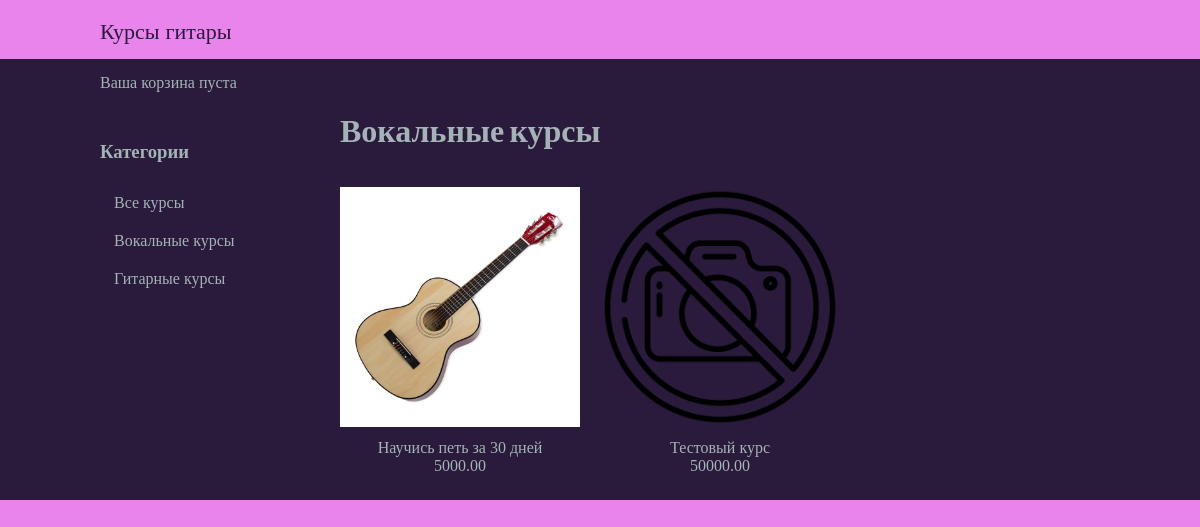
Page /vokalnye-kursy/ on the committed database.
### cources/models.py (models this page shows, shortened)
class Category(models.Model):
    name = models.CharField(max_length=200)
    slug = models.SlugField(max_length=200)
    class Meta:
        ordering = ('name',)
        verbose_name = 'category'
        verbose_name_plural = 'categories'
    def get_absolute_url(self):
        return reverse('cources:course_list_by_category',
                       args=[self.slug])

class Course(models.Model):
    category = models.ForeignKey(Category, related_name='cources', on_delete=models.CASCADE, blank=True)
    name = models.CharField(max_length=250)
    slug = models.SlugField(max_length=200)
    image = models.ImageField(upload_to='courses/%Y/%m/%d', blank=True)
    description = models.TextField(blank=True)
    price = models.DecimalField(max_digits=8, decimal_places=2)
    available = models.BooleanField(default=True)
    created = models.DateTimeField(auto_now_add=True)
    updated = models.DateTimeField(auto_now=True)
    stock = models.PositiveIntegerField()
    class Meta:
        ordering =('name',)
    def get_absolute_url(self):
        return reverse('cources:course_detail', args=[self.id, self.slug])

### cources/views.py (the view)
# urls.py: path('',views.course_list,name='course_list'),
def course_list(request, category_slug = None):
    category = None
    categories = Category.objects.all()
    courses= Course.objects.filter(available = True)
    if category_slug:
        category = get_object_or_404(Category, slug = category_slug)
        courses = courses.filter(category = category)
    return render(request,
                  'cources/course/list.html',
                  {'courses':courses,
                   'category':category,
                   'categories':categories})

### cart/cart.py (called while the page is built)
    def __len__(self):
        return sum(item['quantity'] for item in self.cart.values())

### cart/context_processors.py (called while the page is built)
def cart(request):
    return{'cart':Cart(request)}

### cources/templates/cources/course/list.html (shortened to what this page needs)
{% extends "cources/base.html" %}
{% load static %}
{% block content %}
<div id = "sidebar">
    <h3> Категории </h3>
    <ul>
        <li {% if not category %} class = "selected" {% endif%}>
            <a href="{% url "cources:course_list" %}">Все курсы </a>
        </li>
        {% for c in categories%}
        <li {% if category.slug == c.slug%} class = "selected" {% endif%}>
            <a href="{{c.get_absolute_url}}">{{c.name}}</a>
        </li>
{% endfor %}
    </ul>
</div>
<div id ="main" class = "cources-list">
    <h1> {% if category%} {{category.name}} {%else%} Курсы {% endif %} </h1>
    {%for course in courses %}
    <div class = "item">
        <a href="{{course.get_absolute_url}}">
            <img src="{% if course.image %}{{ course.image.url }}{% else %}{% static "img/no_image.png" %}{% endif %}">
        </a>
        <a href ="{{course.get_absolute_url}}"> {{course.name}} </a>
        <br>
        {{course.price}}
    </div>
    {% endfor %}
</div>
{% endblock %}

### cources/static/css/base.css (style rules this page uses)
body { background: #e25ce7bf; margin:0; padding:0; font-family:"Playfair Display", serif; font-style: normal; }
h1, h2, h3, h4, h5, h6 { font-family:"Great Vibes", cursive; font-style: normal; }
a { text-decoration: none; color:#a4b3b6; }
#sidebar { width: 220px; padding: 30px 20px 0 0; float: left; }
#sidebar ul { margin: 0; padding: 0; }
#sidebar ul li { margin: 0; list-style: none; padding: 10px 14px; }
#main { float: left; width: 96%; margin-right: -220px; overflow: hidden; }
.cources-list .item { width: 25%; padding: 10px 20px 10px 0; float: left; text-align: center; }
.cources-list .item img { width: 100%; margin-bottom: 8px; }

### rows in the picture
Category: name "Вокальные курсы"
Category: name "Гитарные курсы"
Course: image (picture), name "Научись петь за 30 дней", price "5000.00"
Course: name "Тестовый курс", price "50000.00"
